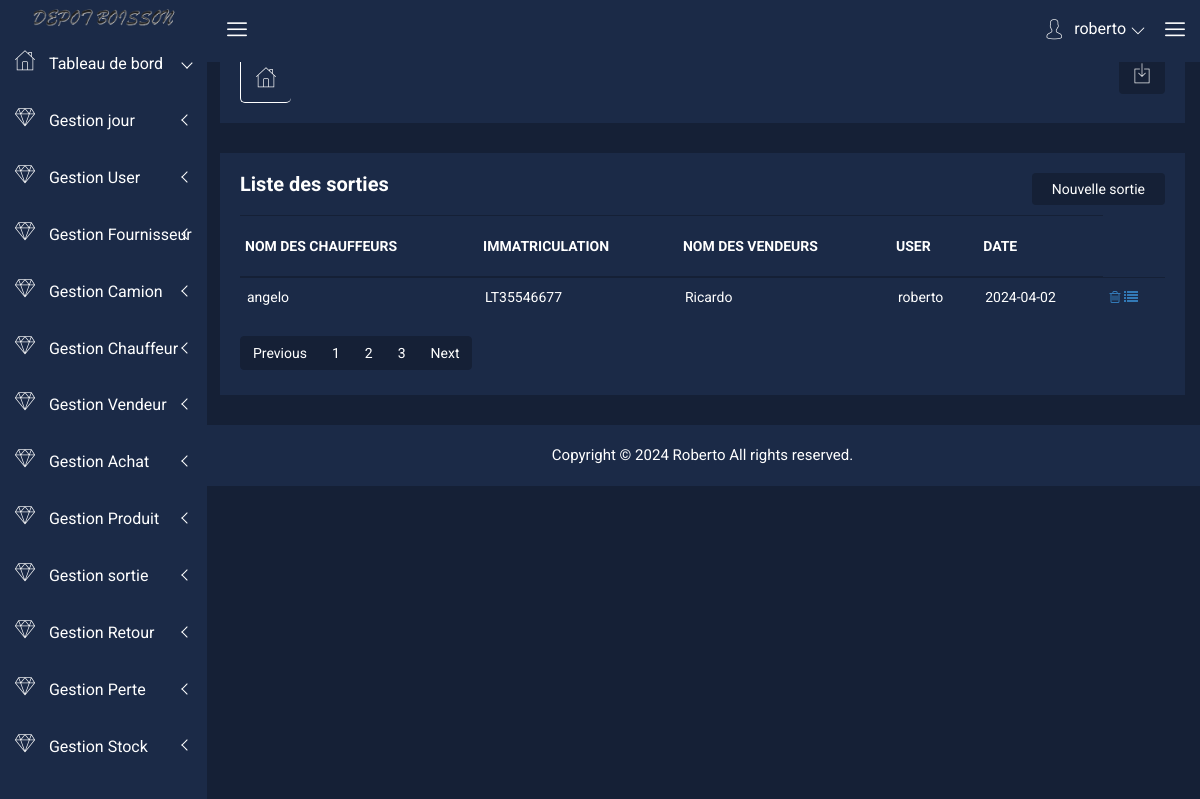
Screenshot of /index.php?page=listsortie (signed in) with the database file from the repository.
### tables this page shows
CREATE TABLE `commande_sortie` (
  `id_sortie` int(255) NOT NULL,
  `id_chauffeur` int(255) NOT NULL,
  `id_jour` int(255) NOT NULL,
  `id_camion` int(255) NOT NULL,
  `id_user` int(255) NOT NULL,
  `id_vendeur` int(255) NOT NULL,
  `date_sortie` date NOT NULL
);

CREATE TABLE `chauffeur` (
  `id_chauffeur` int(255) NOT NULL,
  `nom` varchar(255) NOT NULL,
  `telephone` varchar(255) NOT NULL,
  `adresse` varchar(255) NOT NULL,
  `email` varchar(255) NOT NULL,
  `etat` varchar(255) NOT NULL
);

CREATE TABLE `camion` (
  `id_camion` int(255) NOT NULL,
  `nom` varchar(255) NOT NULL,
  `immatriculation` varchar(255) NOT NULL,
  `etat` varchar(255) NOT NULL
);

CREATE TABLE `vendeur` (
  `id_vendeur` int(255) NOT NULL,
  `nom` varchar(255) NOT NULL,
  `telephone` varchar(255) NOT NULL,
  `adresse` varchar(255) NOT NULL,
  `email` varchar(255) NOT NULL,
  `etat` varchar(255) NOT NULL
);

### model/jour.php (called while the page is built, shortened)
<?php
  class jour{
    public function connect(){
        $host="localhost";
        $dbname="gestions_stocks";
        $user="root";
        $pass="";
        $connect = new PDO("mysql:host=$host;dbname=$dbname",$user, $pass);
        $connect->setAttribute(PDO::ATTR_ERRMODE,PDO::ERRMODE_EXCEPTION);
        return $connect;
    }
    public function getIdLastjour(){
        $id=0;
        $connect=$this->connect();
        $test =$connect->query("SELECT id_jour FROM jour where etat='en cours' order by id_jour desc limit 1");
        $resutats=$test->fetchAll();
         foreach($resutats as $name){
            $id=$name['id_jour'];
         }
        return $id;
    }
    }
?>

### model/commande_sortie.php (called while the page is built, shortened)
<?php
 class commande_sortie{
    public function connect(){
        $host="localhost";
        $dbname="gestions_stocks";
        $user="root";
        $pass="";
        $connect = new PDO("mysql:host=$host;dbname=$dbname",$user,$pass);
        $connect->setAttribute(PDO::ATTR_ERRMODE,PDO::ERRMODE_EXCEPTION);
        return $connect;
      }
    public function listCmdJours($idjour){
        $connect=$this->connect();
        $test=$connect->query("SELECT * FROM commande_sortie WHERE id_jour = $idjour");
         $resultats=$test->fetchAll();
        return $resultats;
    }
}
?>

### model/chauffeur.php (called while the page is built, shortened)
<?php
  class chauffeur{
    public function connect(){
      $host="localhost";
      $dbname="gestions_stocks";
      $user="root";
      $pass="";
      $connect = new PDO ("mysql:host=$host;dbname=$dbname",$user,$pass);
      $connect->setAttribute(PDO::ATTR_ERRMODE,PDO::ERRMODE_EXCEPTION);
      return $connect;
    }
    public function getNomchauf($idchauffeur){
      $connect=$this->connect();
      $test=$connect->query("SELECT nom FROM chauffeur WHERE id_chauffeur =$idchauffeur");
      $resultats=$test->fetchAll();
      foreach($resultats As $name) {
         $nom=$name['nom'];
      }
      return $nom;
    }
   }

### model/camion.php (called while the page is built, shortened)
<?php
  class camion{
    public function connect(){
        $host="localhost";
        $dbname = "gestions_stocks";
        $user = "root";
        $pass = "";
        $connect = new PDO ("mysql:host=$host;dbname=$dbname",$user,$pass);
        $connect->setAttribute(PDO::ATTR_ERRMODE,PDO::ERRMODE_EXCEPTION);
        return $connect;
    }
    public function getimmatriculation($idcamion){
        $connect=$this->connect();
        $test=$connect->query("SELECT immatriculation FROM camion WHERE id_camion=$idcamion");
        $resultats=$test->fetchAll();
        foreach($resultats as $name){
            $nom=$name['immatriculation'];
            return $nom;
        }
    }
}
  ?>

### model/vendeur.php (called while the page is built, shortened)
<?php
 class vendeur{
    public function connect(){
      $host="localhost";
      $dbname="gestions_stocks";
      $user="root";
      $pass="";
      $connect = new PDO("mysql:host=$host;dbname=$dbname",$user,$pass);
      $connect->setAttribute(PDO::ATTR_ERRMODE,PDO::ERRMODE_EXCEPTION);
      return $connect;
    }
    public function getNomVendeur($id_vendeur){
      $connect=$this->connect();
      $requete=$connect->query("SELECT nom FROM vendeur WHERE id_vendeur=$id_vendeur");
      $resultat=$requete->fetchAll();
      foreach($resultat as $name){
        $nom=$name['nom'];
      }
      return $nom;
    }
    }

### vues/listsortie.php (the view, shortened to what this page needs)
<?php
    require("header.php");
?>
             <div class="breadcome-area">
                <div class="container-fluid">
                    <div class="row">
                        <div class="col-lg-12 col-md-12 col-sm-12 col-xs-12">
							<div class="breadcome-list">
                                <div class="row">
                                    <div class="col-lg-6 col-md-6 col-sm-6 col-xs-6">
                                        <div class="breadcomb-wp">
											<div class="breadcomb-icon">
												<i class="icon nalika-home"></i>
											</div>
										</div>
                                    </div>
                                    <div class="col-lg-6 col-md-6 col-sm-6 col-xs-6">
                                        <div class="breadcomb-report">
											<button data-toggle="tooltip" data-placement="left" title="Download Report" class="btn"><i class="icon nalika-download"></i></button>
										</div>
                                    </div>
                                </div>
                            </div>
                        </div>
                    </div>
                </div>
            </div>
        </div>
         <div class="product-status mg-b-30">
            <div class="container-fluid">
                <div class="row">
                    <div class="col-lg-12 col-md-12 col-sm-12 col-xs-12">
                        <div class="product-status-wrap">
                            <h4>Liste des sorties</h4>
                            <div class="add-product">
                                <a href="index.php?page=addchauffeur">Nouvelle sortie</a>
                            </div>
                            <table>
                                <tr>
                                    <th>NOM DES CHAUFFEURS</th>
                                    <th>IMMATRICULATION</th>
                                    <th>NOM DES VENDEURS</th>
                                    <th>USER</th>
                                    <th>DATE</th>
                                </tr>
                                 <?php $chauffeur = new chauffeur();?>
                                 <?php $camion = new camion();?>
                                 <?php $vendeur=new vendeur?>
                                <?php foreach($listsortie as $data3) { ?>
                                <tr>
                                <td><?php echo $resul=$chauffeur->getNomchauf($data3['id_chauffeur']) ?></td>
                                <td><?php echo $resul=$camion->getimmatriculation($data3['id_camion']) ?></td>
                                <td><?php echo $resul=$vendeur->getNomVendeur($data3['id_vendeur']) ?></td>
                                <td><?php  echo $_SESSION['user'] ?></td>
                                <td><?php  echo $data3['date_sortie'] ?></td>
                                    <td>
                                    <a href="index.php?page=deletechauf&id=<?php echo $data['id_sortie'] ?>" class="pd-setting-ed"><i class="fa fa-trash-o" aria-hidden="true"></i></a>
                                    <a href="index.php?page=detailsortie&id=<?php echo $data3['id_sortie'] ?>" class="pd-setting-ed"><i class="fa fa-list" aria-hidden="true"></i></a>
                                    </td>
                                </tr>
                                <?php } ?>
                            </table>
                            <div class="custom-pagination">
								<ul class="pagination">
									<li class="page-item"><a class="page-link" href="#">Previous</a></li>
									<li class="page-item"><a class="page-link" href="#">1</a></li>
									<li class="page-item"><a class="page-link" href="#">2</a></li>
									<li class="page-item"><a class="page-link" href="#">3</a></li>
									<li class="page-item"><a class="page-link" href="#">Next</a></li>
								</ul>
                            </div>
                        </div>
                    </div>
                </div>
            </div>
        </div>
<?php
    require("footer.php");
?>

### css/main.css (style rules this page uses)
html { color: #222; font-size: 1em; line-height: 1.4; }

### rows the page displays
commande_sortie: id_chauffeur.nom "angelo", id_camion.immatriculation "LT35546677", id_vendeur.nom "Ricardo", date_sortie "2024-04-02"

### other values shown
$_SESSION['user'] "roberto"
